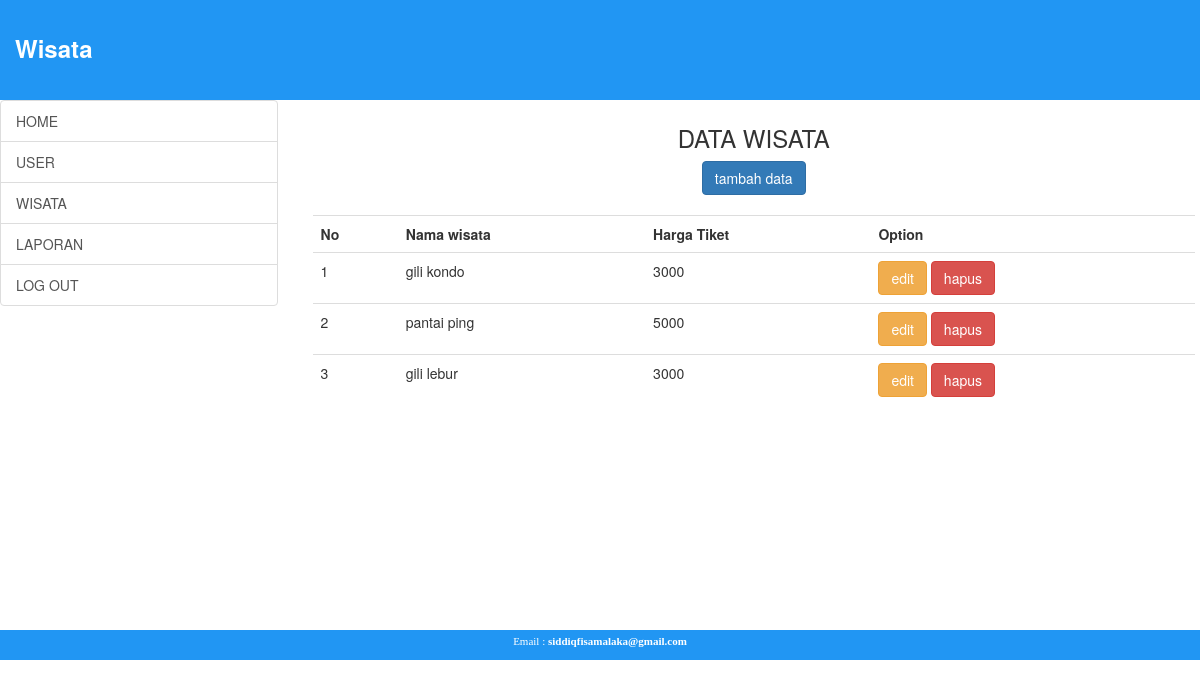
/index.php?mod=tampil_data_wisata (signed in), run on the app's committed database.
### tables this page shows
CREATE TABLE `wisata` (
  `id_wisata` int(11) NOT NULL,
  `nama` varchar(30) NOT NULL,
  `harga_tiket` int(30) NOT NULL
);

### tampil_data_wisata.php (the view)
<?php
	include"koneksi.php";
	$sql=mysqli_query($koneksi,"select * from wisata order by id_wisata desc") or die ('error');
?>
<center><h3> DATA WISATA </h3></center>
<center><a href="index.php?mod=form_wisata"><button class="btn btn-primary">tambah data</button></a></center>
<center><table class="table"><br/>
	<tr>
		<th>No</th>
		<th>Nama wisata</th>
		<th>Harga Tiket</th>
		<th>Option</th>
	</tr>
<?php
$no=1;
while($data=mysqli_fetch_array($sql)){
?>
		<tr>
			<td><?php echo $no;?></td>
			<td><?php echo $data['nama'];?></td>
			<td><?php echo $data['harga_tiket'];?></td>
			<td><a href="index.php?mod=form_update_data_wisata&id=<?php echo $data['id_wisata'];?>"><button class="btn btn-warning">edit</button></a>
			<a href="hapus_wisata.php?id=<?php echo $data['id_wisata'];?>"><button class="btn btn-danger">hapus</button></a></td>
		</tr>
	<?php $no++;} ?>
</table></center>

### data on the page
wisata: nama "gili kondo", harga_tiket "3000"
wisata: nama "pantai ping", harga_tiket "5000"
wisata: nama "gili lebur", harga_tiket "3000"
